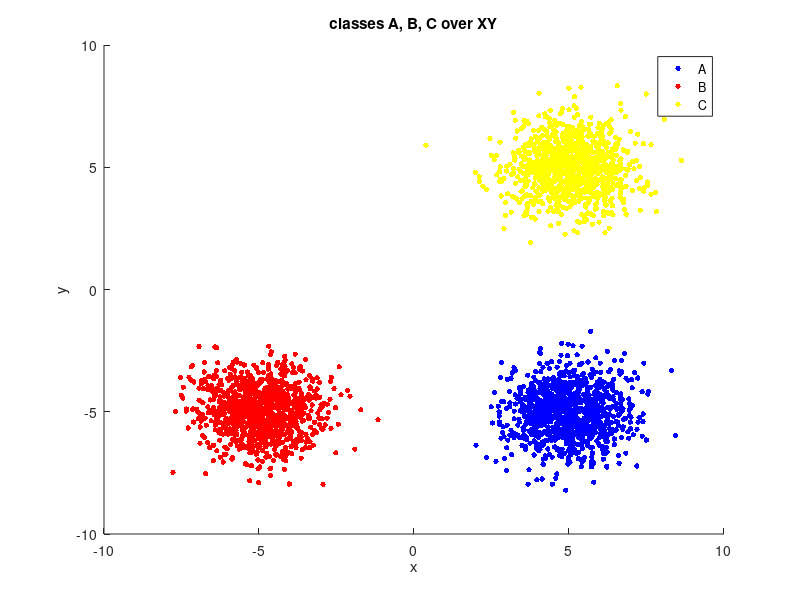

Write the MATLAB code that produced this figure. (Note: this script raises an error after producing the figure.)
%Gilad & Ronen 24/03/17
%Description:
%SVM, normal distribution of three/four classes with means around
%different points.

close all;
clear all;
clc;
disp(' SVM, using normal distribution of three/four classes with');
disp('means around different points.');
disp('-----------------------------------------------------');

%% two normally distributed groups around different points

%number of points for each class:
n1=1000;
%class A:
m_a= [5,-5];    %mean of A
s_a= 1;     %variance of A
A_class= s_a*randn(n1,2)+ones(n1,1)*m_a;  %vector of class A

%class B:
m_b= [-5,-5];    %mean of B
s_b= 1;     %variance of B
B_class= s_b*randn(n1,2)+ones(n1,1)*m_b;  %vector of class B

%class C:
m_c= [5,5];    %mean of B
s_c= 1;     %variance of B
C_class= s_c*randn(n1,2)+ones(n1,1)*m_c;  %vector of class C

% %class D:
% m_d= [3,-2];    %mean of D
% s_d= 1;     %variance of D
% D_class= s_d*randn(n1,2)+ones(n1,1)*m_d;  %vector of class D

%plot A, B and C (and D on xy graph:
figure()
scatter(A_class(:,1),A_class(:,2),15,'b','filled');
%scatter(A_class(:,1),A_class(:,2),20,'+');
hold on;
scatter(B_class(:,1),B_class(:,2),15,'r','filled');
scatter(C_class(:,1),C_class(:,2),15,'y','filled');
%scatter(D_class(:,1),D_class(:,2),15,'r','filled');
title('classes A, B, C over XY');
xlabel('x');
ylabel('y');
legend('A','B','C');

%% Training the SVM with two classes AB and C:

train_ABandC = [A_class;B_class;C_class];
label_ABandC = [ones(n1*2,1);-ones(n1,1)];  %1 = in A or B, -1 = in C
SVM_ABandC_model = fitcsvm(train_ABandC,label_ABandC);
figure();
svmtrain_ABandC = svmtrain(train_ABandC,label_ABandC,'ShowPlot',true);


%find the areas of each class
max_x = max(abs(train_ABandC(:,1)));
max_y = max(abs(train_ABandC(:,2)));
k= 1000; %number of points in mesh
mesh_x = linspace(-max_x,max_x,k);
mesh_y = linspace(-max_y,max_y,k);
[X,~] = meshgrid(mesh_x);
[~,Y] = meshgrid(mesh_y);
[~,score_of_AB] = predict(SVM_ABandC_model,[X(:),Y(:)]);
normalized_score_of_AB = score_of_AB/(2*max(max(abs(score_of_AB))))+0.5*ones(size(score_of_AB));
reshaped_score_of_AB = reshape(normalized_score_of_AB(:,2),size(X));

%% Plotting SVM and AB and C:
% plot line dividing between classes.
%figure()
% % contour(X,Y,reshaped_score_of_AB,1);
% % title('classes with dividing line');
% % xlabel('x');
% % ylabel('y');
% % hold on;
% % scatter(A_class(:,1),A_class(:,2),15,'b','filled');
% % %scatter(A_class(:,1),A_class(:,2),20,'+');
% % hold on;
% % scatter(B_class(:,1),B_class(:,2),15,'r','filled');
% % scatter(C_class(:,1),C_class(:,2),15,'y','filled');
% % %scatter(D_class(:,1),D_class(:,2),15,'r','filled');
% % legend('SVM','A','B','C');


%Classifier in mesh:
figure()
mesh(X,Y,reshaped_score_of_AB);
view(0,90);
colorbar;
title('SVM prediction function AB against C');
xlabel('x');
ylabel('y');
zlabel('SVM prediction');
xlim([min(min(X)),max(max(X))]);
ylim([min(min(Y)),max(max(Y))]);
hold on;
scatter3(A_class(:,1),A_class(:,2),ones(length(A_class),1)*100,15,'b','filled');
%scatter(A_class(:,1),A_class(:,2),20,'+');
scatter3(B_class(:,1),B_class(:,2),ones(length(B_class),1)*100,15,'r','filled');
scatter3(C_class(:,1),C_class(:,2),ones(length(B_class),1)*100,15,'y','filled');
%scatter(D_class(:,1),D_class(:,2),15,'r','filled');
legend('SVM','A','B','C');

%% Training the SVM with two classes A and BC:
train_AandBC = [A_class;B_class;C_class];
label_AandBC = [2*ones(n1,1);-2*ones(2*n1,1)];  %2 = in A , -2 = in B or C
SVM_AandBC_model = fitcsvm(train_AandBC,label_AandBC);
figure();
svmtrain_AandBC = svmtrain(train_AandBC,label_AandBC,'ShowPlot',true);


%find the areas of each class

[~,score_of_A] = predict(SVM_AandBC_model,[X(:),Y(:)]);
normalized_score_of_A = score_of_A/(2*max(max(abs(score_of_A))))+0.5*ones(size(score_of_AB));
reshaped_score_of_A = reshape(normalized_score_of_A(:,2),size(X));

%% Plotting SVM and A and BC:
%Classifier in mesh:
figure()
mesh(X,Y,reshaped_score_of_A);
view(0,90);
colorbar;
title('SVM prediction function A against BC');
xlabel('x');
ylabel('y');
zlabel('SVM prediction');
xlim([min(min(X)),max(max(X))]);
ylim([min(min(Y)),max(max(Y))]);
hold on;
scatter3(A_class(:,1),A_class(:,2),ones(length(A_class),1)*100,15,'b','filled');
%scatter(A_class(:,1),A_class(:,2),20,'+');
scatter3(B_class(:,1),B_class(:,2),ones(length(B_class),1)*100,15,'r','filled');
scatter3(C_class(:,1),C_class(:,2),ones(length(B_class),1)*100,15,'y','filled');
%scatter(D_class(:,1),D_class(:,2),15,'r','filled');
legend('SVM','A','B','C');

%% and printing the combination of both predictions:
figure()
mesh(X,Y,(1-reshaped_score_of_A).*reshaped_score_of_AB);
view(0,90);
colorbar;
title('probability of being in B');
xlabel('x');
ylabel('y');
zlabel('SVM prediction');
xlim([min(min(X)),max(max(X))]);
ylim([min(min(Y)),max(max(Y))]);
hold on;
scatter3(A_class(:,1),A_class(:,2),ones(length(A_class),1)*100,15,'b','filled');
%scatter(A_class(:,1),A_class(:,2),20,'+');
scatter3(B_class(:,1),B_class(:,2),ones(length(B_class),1)*100,15,'r','filled');
scatter3(C_class(:,1),C_class(:,2),ones(length(B_class),1)*100,15,'y','filled');
%scatter(D_class(:,1),D_class(:,2),15,'r','filled');
legend('SVM','A','B','C');

%prob of being A
figure()
mesh(X,Y,(reshaped_score_of_A).*reshaped_score_of_AB);
view(0,90);
colorbar;
title('probability of being in A');
xlabel('x');
ylabel('y');
zlabel('SVM prediction');
xlim([min(min(X)),max(max(X))]);
ylim([min(min(Y)),max(max(Y))]);
hold on;
scatter3(A_class(:,1),A_class(:,2),ones(length(A_class),1)*100,15,'b','filled');
%scatter(A_class(:,1),A_class(:,2),20,'+');
scatter3(B_class(:,1),B_class(:,2),ones(length(B_class),1)*100,15,'r','filled');
scatter3(C_class(:,1),C_class(:,2),ones(length(B_class),1)*100,15,'y','filled');
%scatter(D_class(:,1),D_class(:,2),15,'r','filled');
legend('SVM','A','B','C');

%prob of being C
figure()
mesh(X,Y,(1-reshaped_score_of_A).*(1-reshaped_score_of_AB));
view(0,90);
colorbar;
title('probability of being in C');
xlabel('x');
ylabel('y');
zlabel('SVM prediction');
xlim([min(min(X)),max(max(X))]);
ylim([min(min(Y)),max(max(Y))]);
hold on;
scatter3(A_class(:,1),A_class(:,2),ones(length(A_class),1)*100,15,'b','filled');
%scatter(A_class(:,1),A_class(:,2),20,'+');
scatter3(B_class(:,1),B_class(:,2),ones(length(B_class),1)*100,15,'r','filled');
scatter3(C_class(:,1),C_class(:,2),ones(length(B_class),1)*100,15,'y','filled');
%scatter(D_class(:,1),D_class(:,2),15,'r','filled');
legend('SVM','A','B','C');

%% Creating the decision tree:
label_num = predict(SVM_ABandC_model,x,y) + predict(SVM_AandBC_model,x,y); %3 = A, -3 = C, -1 = B, 1 = ?

%% Cross validation:


%% Test:
%Question: is there a nifty way to check how good the model is?

A_test= s_a*randn(n1,2)+ones(n1,1)*m_a;  %vector of class A
B_test= s_b*randn(n1,2)+ones(n1,1)*m_b;  %vector of class B

A_test_outcome = predict(SVM_ABandC_model,A_test);
B_test_outcome = predict(SVM_ABandC_model,B_test);
A_test_grade = 100*(sum(A_test_outcome)+length(A_test))/(2*length(A_test));
B_test_grade = -100*(sum(B_test_outcome)-length(B_test))/(2*length(B_test));

A_str = sprintf('Success percantage for A class: %2.1f%%',A_test_grade);
B_str = sprintf('Success percantage for B class: %2.1f%%',B_test_grade);

disp(A_str);
disp(B_str);
















